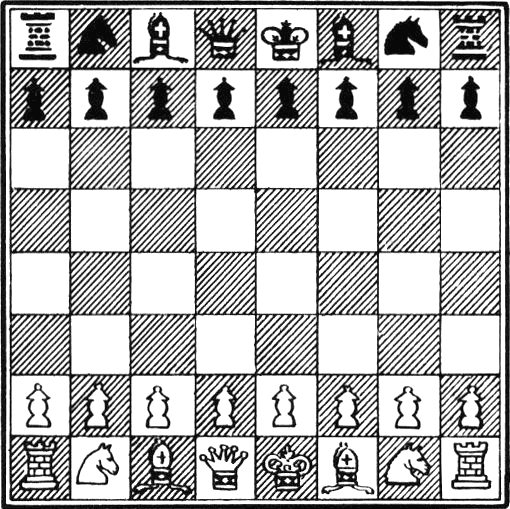
#> input picture images/chess_board.png, 510 x 509 px, found by its file name
$ python CH6_1.py
#> lines starting #> are read from the running program, lines starting #| are printed output that depends on the picture; after the words box and inside, x2 and y2 are one past the last pixel; in counts of white or black regions, pixels touching at a corner belong together
import cv2 as cv
import numpy as np
import os

root = os.getcwd()

imgPath = os.path.join(root, "images/chess_board.png")
img = cv.imread(imgPath)
#> img is the input picture: shape (509, 510, 3); min 8, max 255, mean 180.8

grayImg = cv.cvtColor(img, cv.COLOR_BGR2GRAY)

dst = cv.cornerHarris(grayImg, 2, 3, 0.04)
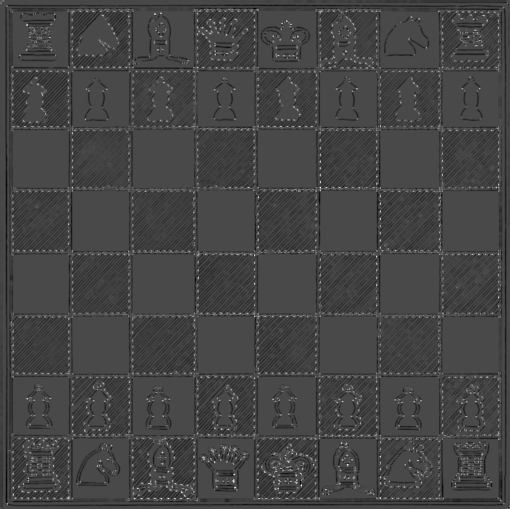
#> dst: shape (509, 510) float32; min -0.0341, max 0.0846, mean -0.00211; drawn with min black and max white

img[dst > 0.01 * dst.max()] = [0, 0, 255]
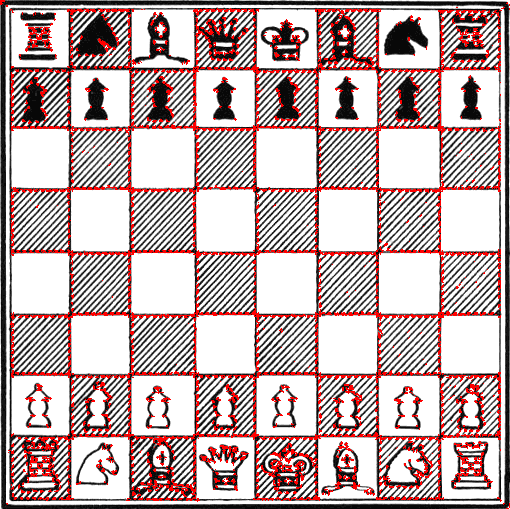
#> img: shape (509, 510, 3); 8.55% of pixels changed, all inside (x1, y1, x2, y2) = (0, 0, 510, 509)

cv.imshow("corners", img)
cv.waitKey()

$ run again, with images/5_of_diamonds.png copied over images/chess_board.png
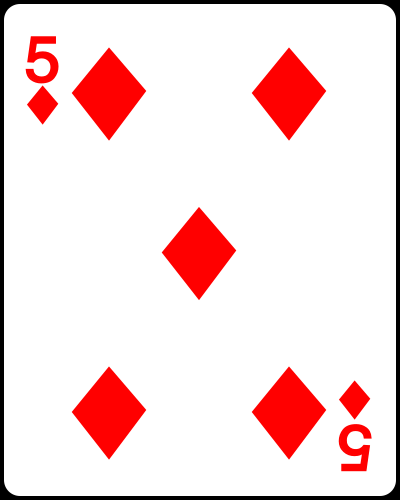
#> input picture images/5_of_diamonds.png, 400 x 500 px, found by its file name
#> img is the input picture: shape (500, 400, 3); mean B, G, R 219.8, 219.8, 245.6
#> `dst = cv.cornerHarris(grayImg, 2, 3, 0.04)`:
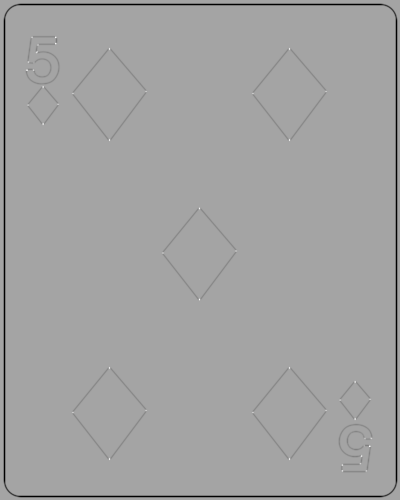
#> dst: shape (500, 400) float32; min -0.04, max 0.0222, mean -0.000584; drawn with min black and max white
#> `img[dst > 0.01 * dst.max()] = [0, 0, 255]`:
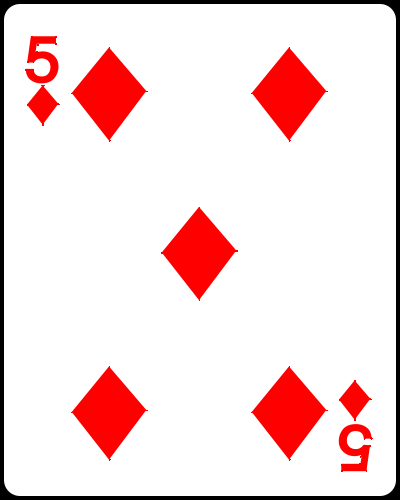
#> img: shape (500, 400, 3); 0.08% of pixels changed, all inside (x1, y1, x2, y2) = (25, 36, 373, 472)
